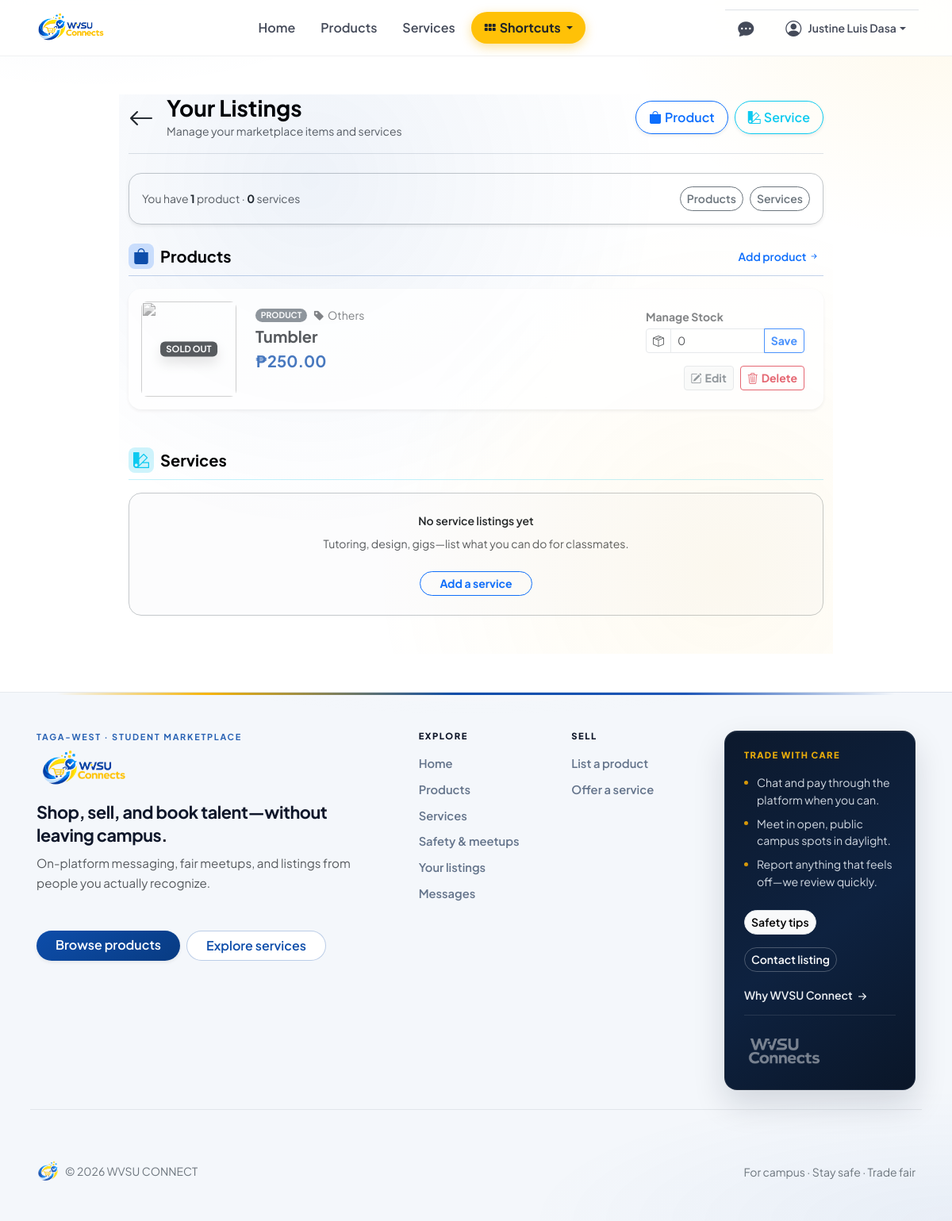
The app's page /your_listings.php (signed in) with its own data.
### tables this page shows
CREATE TABLE `listings` (
  `listing_id` int(10) UNSIGNED NOT NULL,
  `owner_id` int(10) UNSIGNED NOT NULL,
  `category_id` int(10) UNSIGNED NOT NULL,
  `listing_type` enum('product','service') NOT NULL,
  `title` varchar(200) NOT NULL,
  `description` text DEFAULT NULL,
  `image_url` varchar(500) DEFAULT NULL,
  `status` enum('active','inactive','sold_out','banned') NOT NULL DEFAULT 'active',
  `created_at` timestamp NOT NULL DEFAULT current_timestamp(),
  `updated_at` timestamp NOT NULL DEFAULT current_timestamp() ON UPDATE current_timestamp()
);

CREATE TABLE `categories` (
  `category_id` int(10) UNSIGNED NOT NULL,
  `name` varchar(100) NOT NULL,
  `category_type` enum('product','service','both') NOT NULL DEFAULT 'both',
  `parent_type` int(10) UNSIGNED DEFAULT NULL
);

CREATE TABLE `products` (
  `product_id` int(10) UNSIGNED NOT NULL,
  `listing_id` int(10) UNSIGNED NOT NULL,
  `price` decimal(10,2) NOT NULL CHECK (`price` >= 0),
  `stock` int(10) UNSIGNED NOT NULL DEFAULT 0
);

### db_conn.php (called while the page is built, shortened)
<?php
$defaultMasterPort = (int) (getenv('WVSU_DB_MASTER_PORT') ?: 3306);
$envSlaveRaw = getenv('WVSU_DB_SLAVE_PORT');
$defaultSlavePort = ($envSlaveRaw !== false && $envSlaveRaw !== '')
    ? (int) $envSlaveRaw
    : $defaultMasterPort;
$config = [
    'host' => getenv('WVSU_DB_HOST') ?: '127.0.0.1',
    'user' => getenv('WVSU_DB_USER') ?: 'root',
    'password' => getenv('WVSU_DB_PASSWORD') ?: '',
    'database' => getenv('WVSU_DB_NAME') ?: 'wvsudb',
    'master_port' => $defaultMasterPort,
    'slave_port' => $defaultSlavePort,
];
$slave_conn = @new mysqli(
    $config['host'],
    $config['user'],
    $config['password'],
    $config['database'],
    $config['slave_port']
);
function wvsu_mysqli_bind_params(mysqli_stmt $stmt, array $params): void
{
    $types = str_repeat('s', count($params));
    $refs = [$types];
    foreach (array_keys($params) as $i) {
        $refs[] = &$params[$i];
    }
    call_user_func_array([$stmt, 'bind_param'], $refs);
}
function fetchAll($sql, $params = []) {
    global $slave_conn;
    $stmt = $slave_conn->prepare($sql);
    if (!empty($params)) {
        wvsu_mysqli_bind_params($stmt, $params);
    }
    $stmt->execute();
    $result = $stmt->get_result();
    $rows = [];
    while ($row = $result->fetch_assoc()) {
        $rows[] = $row;
    }
    return $rows;
}
?>

### your_listings.php (the view, shortened to what this page needs)
<?php
require_once 'db_conn.php';
$uid = intval($_SESSION['user_id']);
$listings = fetchAll(
    "SELECT l.*, p.price, p.stock, s.rate, s.rate_type, c.name AS category_name
     FROM listings l
     LEFT JOIN products p ON p.listing_id = l.listing_id
     LEFT JOIN services s ON s.listing_id = l.listing_id
     LEFT JOIN categories c ON c.category_id = l.category_id
     WHERE l.owner_id = ?
     ORDER BY l.created_at DESC",
    [$uid]
);
$listingProducts = [];
$listingServices = [];
foreach ($listings as $item) {
    $listingProducts[] = $item;
}
$wvsu_yourlisting_card = static function ($l): void {
    $isSold = (($l['listing_type'] ?? '') === 'product' && intval($l['stock'] ?? 0) <= 0);
    ?>
      <div class="col-12">
        <div class="card border-0 shadow-sm rounded-4 hover-lift p-2 <?php if ($isSold) {
            echo 'sold-out-card';
        } ?>">
          <div class="row g-0 align-items-center">
            <div class="col-auto p-2 position-relative">
              <?php if ($isSold): ?>
                <span class="position-absolute top-50 start-50 translate-middle badge bg-dark shadow" style="font-size: 0.7rem;">SOLD OUT</span>
              <?php endif; ?>
            </div>
            <div class="col">
              <div class="card-body py-2 pe-3">
                <div class="row">
                  <div class="col-md-7 mb-2 mb-md-0">
                    <div class="d-flex align-items-center mb-1">
                        <?php $isSvcRow = (($l['listing_type'] ?? '') === 'service'); ?>
                        <span class="badge <?php echo $isSvcRow ? 'bg-info' : 'bg-secondary'; ?> me-2 rounded-pill" style="font-size: 0.65rem;">
                            <?= strtoupper(htmlspecialchars((string) ($l['listing_type'] ?? ''))) ?>
                        </span>
                        <span class="text-muted small"><i class="bi bi-tag-fill me-1"></i><?= htmlspecialchars((string) ($l['category_name'] ?? 'Uncategorized')) ?></span>
                    </div>
                    <h5 class="fw-bold mb-1 text-truncate"><?= htmlspecialchars((string) $l['title']) ?></h5>
                    <div class="text-primary fw-bolder fs-5 mt-1">
                        <?php if (($l['listing_type'] ?? '') === 'product'): ?>
                            ₱<?= number_format((float) ($l['price'] ?? 0), 2) ?>
                        <?php endif; ?>
                    </div>
                  </div>
                  <div class="col-md-5 d-flex flex-column justify-content-end align-items-md-end">
                    <?php if (($l['listing_type'] ?? '') === 'product'): ?>
                        <form method="post" action="process-update-stock.php" class="mb-3 w-100" style="max-width: 200px;">
                            <label class="form-label small fw-bold text-muted mb-1">Manage Stock</label>
                            <div class="input-group input-group-sm">
                                <span class="input-group-text bg-white"><i class="bi bi-box-seam"></i></span>
                                <input name="stock" type="number" min="0" class="form-control" value="<?= intval($l['stock'] ?? 0) ?>">
                                <button class="btn btn-outline-primary fw-bold" type="submit">Save</button>
                            </div>
                        </form>
                    <?php else: ?>
                        <div class="mb-3 d-none d-md-block" style="height: 45px;"></div>
                    <?php endif; ?>
                    <div class="d-flex gap-2 w-100 justify-content-md-end">
                      <a class="btn btn-sm btn-light border fw-bold text-secondary flex-grow-1 flex-md-grow-0" href="edit_listing.php?id=<?= intval($l['listing_id']) ?>">
                        <i class="bi bi-pencil-square me-1"></i>Edit
                      </a>
                      <form method="post" action="process-delete-listing.php" onsubmit="return confirm('Are you sure you want to delete this listing?')" class="d-inline flex-grow-1 flex-md-grow-0">
                        <button class="btn btn-sm btn-outline-danger fw-bold w-100" type="submit">
                          <i class="bi bi-trash3 me-1"></i>Delete
                        </button>
                      </form>
                    </div>
                  </div>
                </div>
              </div>
            </div>
          </div>
        </div>
      </div>
    <?php
};
?>
<!doctype html>
<html lang="en">
<head>
  <link href="https://cdn.jsdelivr.net/npm/bootstrap@5.3.8/dist/css/bootstrap.min.css" rel="stylesheet">
  <?php include __DIR__ . '/head_assets.php'; ?>
</head>
<body>
<?php include 'navbar.php'; ?>
<div class="container mt-5 mb-5 pb-5 wvsu-pan-soft" style="max-width: 900px;" data-io-animate>
  <div class="d-flex justify-content-between align-items-center mb-4 pb-3 border-bottom">
    <div class="d-flex align-items-center">
        <a href="index.php" class="text-dark text-decoration-none me-3" title="Back to Home">
            <i class="bi bi-arrow-left fs-2 arrow-hover"></i>
        </a>
        <div>
            <h3 class="mb-0 fw-bold">Your Listings</h3>
            <span class="text-muted small">Manage your marketplace items and services</span>
        </div>
    </div>
    <div class="d-none d-md-flex align-items-center gap-2 flex-shrink-0">
        <a class="btn btn-outline-primary rounded-pill px-3 py-2 fw-semibold shadow-sm" href="addproduct.php">
            <i class="bi bi-bag-fill me-1"></i>Product
        </a>
        <a class="btn btn-outline-info rounded-pill px-3 py-2 fw-semibold shadow-sm" href="addservice.php">
            <i class="bi bi-palette2 me-1"></i>Service
        </a>
    </div>
  </div>
  <?php if (empty($listings)): ?>
    <div class="card border-0 shadow-sm rounded-4 text-center py-5">
        <div class="card-body">
            <div class="d-inline-flex align-items-center justify-content-center bg-light text-primary rounded-circle mb-3" style="width: 80px; height: 80px;">
                <i class="bi bi-inbox fs-1"></i>
            </div>
            <h4 class="fw-bold">No listings yet!</h4>
            <p class="text-muted mb-4">You haven't posted any products or services to the marketplace.</p>
            <div class="d-flex flex-wrap justify-content-center gap-2">
                <a href="addproduct.php" class="btn btn-primary rounded-pill px-4 fw-bold shadow-sm">List a product</a>
                <a href="addservice.php" class="btn btn-outline-primary rounded-pill px-4 fw-bold">Offer a service</a>
            </div>
        </div>
    </div>
  <?php else: ?>
    <?php $pc = count($listingProducts); $sc = count($listingServices); ?>
    <nav class="d-flex flex-wrap justify-content-between align-items-center gap-3 mb-4 p-3 rounded-4 bg-white shadow-sm border border-secondary-subtle" aria-label="Jump to listings">
        <div class="small text-muted">
            You have <span class="fw-bold text-dark"><?= (int) $pc ?></span> product<?= $pc === 1 ? '' : 's' ?>
            · <span class="fw-bold text-dark"><?= (int) $sc ?></span> service<?= $sc === 1 ? '' : 's' ?>
        </div>
        <div class="d-flex flex-wrap gap-2">
            <a href="#your-products" class="btn btn-sm btn-outline-secondary rounded-pill fw-semibold">Products</a>
            <a href="#your-services" class="btn btn-sm btn-outline-secondary rounded-pill fw-semibold">Services</a>
        </div>
    </nav>
    <section id="your-products" class="mb-5 wvsu-yourlist-heading">
        <header class="d-flex flex-wrap align-items-end justify-content-between gap-2 mb-3 pb-2 border-bottom border-primary border-opacity-25">
            <h4 class="h5 fw-bold mb-0 d-flex align-items-center gap-2">
                <span class="d-inline-flex align-items-center justify-content-center rounded-3 bg-primary-subtle text-primary" style="width:2rem;height:2rem;"><i class="bi bi-bag-fill"></i></span>
                Products
            </h4>
            <?php if ($pc > 0): ?>
                <a href="addproduct.php" class="btn btn-sm btn-link text-decoration-none fw-semibold px-1">Add product <i class="bi bi-arrow-right-short"></i></a>
            <?php endif; ?>
        </header>
        <?php if ($pc <= 0): ?>
            <div class="rounded-4 border border-dashed border-secondary-subtle bg-light-subtle p-4 text-center text-muted small">
                <p class="mb-2 fw-semibold text-dark">No product listings yet</p>
                <p class="mb-3 mb-md-4">Sell textbooks, gadgets, apparel, or anything students need.</p>
                <a href="addproduct.php" class="btn btn-primary rounded-pill btn-sm fw-bold px-4">Add a product</a>
            </div>
        <?php else: ?>
            <div class="row g-4">
              <?php foreach ($listingProducts as $l): $wvsu_yourlisting_card($l); endforeach; ?>
            </div>
        <?php endif; ?>
    </section>
    <section id="your-services" class="wvsu-yourlist-heading">
        <header class="d-flex flex-wrap align-items-end justify-content-between gap-2 mb-3 pb-2 border-bottom border-info border-opacity-25">
            <h4 class="h5 fw-bold mb-0 d-flex align-items-center gap-2">
                <span class="d-inline-flex align-items-center justify-content-center rounded-3 bg-info-subtle text-info" style="width:2rem;height:2rem;"><i class="bi bi-palette2"></i></span>
                Services
            </h4>
        </header>
        <?php if ($sc <= 0): ?>
            <div class="rounded-4 border border-dashed border-secondary-subtle bg-light-subtle p-4 text-center text-muted small">
                <p class="mb-2 fw-semibold text-dark">No service listings yet</p>
                <p class="mb-3 mb-md-4">Tutoring, design, gigs—list what you can do for classmates.</p>
                <a href="addservice.php" class="btn btn-outline-primary rounded-pill btn-sm fw-bold px-4">Add a service</a>
            </div>
        <?php else: ?>
            <div class="row g-4">
              <?php foreach ($listingServices as $l): $wvsu_yourlisting_card($l); endforeach; ?>
            </div>
        <?php endif; ?>
    </section>
  <?php endif; ?>
</div>
<?php include __DIR__ . '/footer.php'; ?>
</body>
</html>

### records on screen
listings: shows "SOLD OUT", listing_type "PRODUCT", category.name "Others", title "Tumbler", products.price "250.00", stock "0"

### other values on screen
$_SESSION['full_name'] "Justine Luis Dasa"
$pc "1"
$sc "0"
